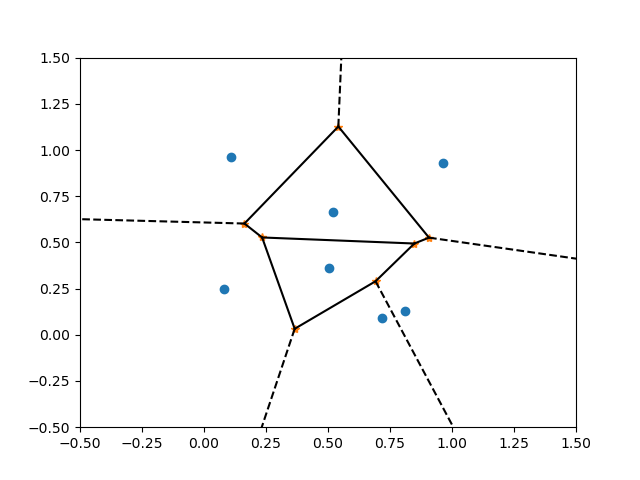

Write the Python code that produced this figure.
#original https://docs.scipy.org/doc/scipy/reference/tutorial/spatial.html
from scipy.spatial import Voronoi
import matplotlib.pyplot as plt
import numpy as np
points = np.random.rand(7, 2) #7 случайных точек на плоскости(2D) с координатами [0,1)
vor = Voronoi(points)
plt.plot(points[:,0], points[:,1],'o')
plt.plot(vor.vertices[:,0], vor.vertices[:,1], '*')
for simplex in vor.ridge_vertices:#строим конечные ребра
	simplex = np.asarray(simplex)
	if np.all(simplex >= 0):
		plt.plot(vor.vertices[simplex,0], vor.vertices[simplex,1], 'k-') 
#строим бесконечные ребра
center = points.mean(axis=0) #(среднее арифметическое по x, среднее арифметическое по y) среди всех исходных точек
for pointidx, simplex in zip(vor.ridge_points, vor.ridge_vertices):
	simplex = np.asarray(simplex)
	if np.any(simplex<0):
		i = simplex[simplex >= 0][0]#номер конечной точки в беск. ребре диаграмме Вороного 
		t = points[pointidx[1]] - points[pointidx[0]] 
		t = t / np.linalg.norm(t) #t=(cos a, sin a)
		n = np.array([-t[1],t[0]]) #t=(-sin a, cos a) - вектор нормали к отрезку, соединяющему две исх. точки
		midpoint = points[pointidx].mean(axis=0) #середина отрезка
		far_point = vor.vertices[i] + np.sign(np.dot(midpoint - center,n))*n*100 #к точке прибавляем вектор, указывающий в нужную сторону "от центра" диаграммы (знак скалярного произведения)
		plt.plot([vor.vertices[i][0], far_point[0]], [vor.vertices[i][1], far_point[1]], 'k--')
plt.xlim(-0.5, 1.5); plt.ylim(-0.5, 1.5) #масштаб
plt.show()
